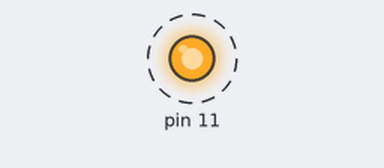
The program below on a simulated Raspberry Pi (header pin numbers). On the bench: output pins drawn as LEDs (lit = HIGH). Dashed ring = blinking.

Above: at 0.5 s.
Timing chart, 0 to 4.6 s (numbered marks = the images above):
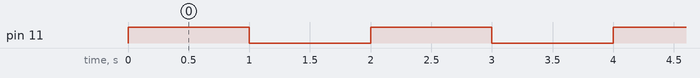

Measured:
- by itself, pin 11: alternates HIGH for 1.0 s and LOW for 1.0 s

The program:

ledtest.py
```python
import RPi.GPIO as GPIO
import time
# BOARD编号方式，基于插座引脚编号
GPIO.setmode(GPIO.BOARD)
# 输出模式
GPIO.setup(11, GPIO.OUT)
# 设定11号引脚为基本输出模式

while True:
    GPIO.output(11, GPIO.HIGH)
    time.sleep(1)
    GPIO.output(11, GPIO.LOW)
    time.sleep(1)
GPIO.cleanup()
```
